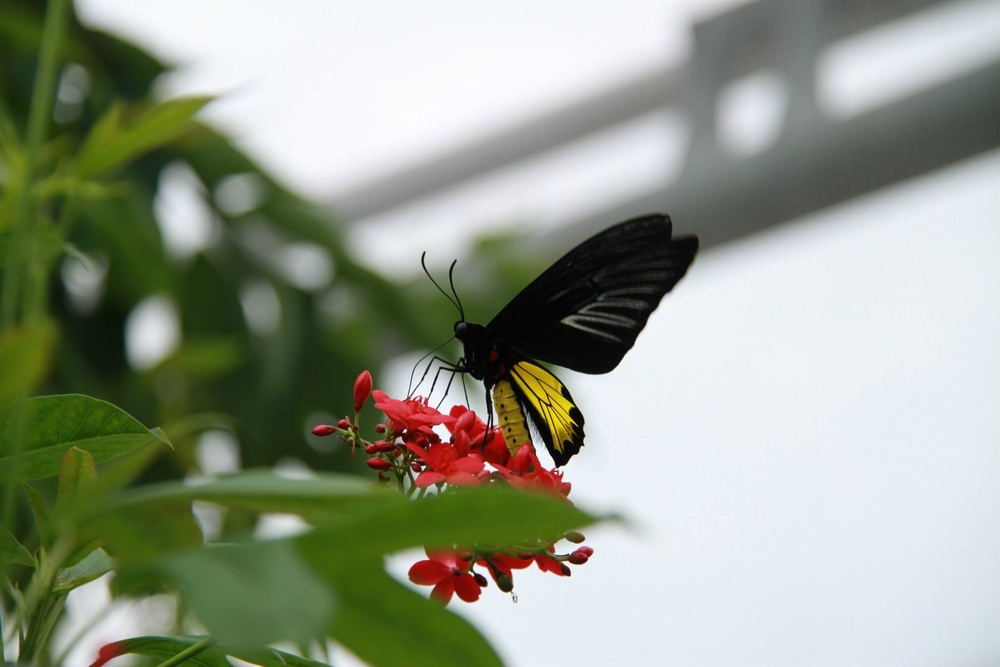
#> input picture 10_imagechops/yellow_butterfly.jpg, 1000 x 667 px, shrunk from 2048 x 1366 before the run
$ python invert_image.py
#> lines starting #> are read from the running program, lines starting #| are printed output that depends on the picture
# invert_image.py

from PIL import Image, ImageChops

def invert(image_path, output_path):
#> called with image_path = 'yellow_butterfly.jpg', output_path = 'inverted.jpg'
    image = Image.open(image_path)
#> image is the input picture: PIL image 1000x667 RGB; mean R, G, B 149.1, 156.1, 139.4
    inverted_image = ImageChops.invert(image)
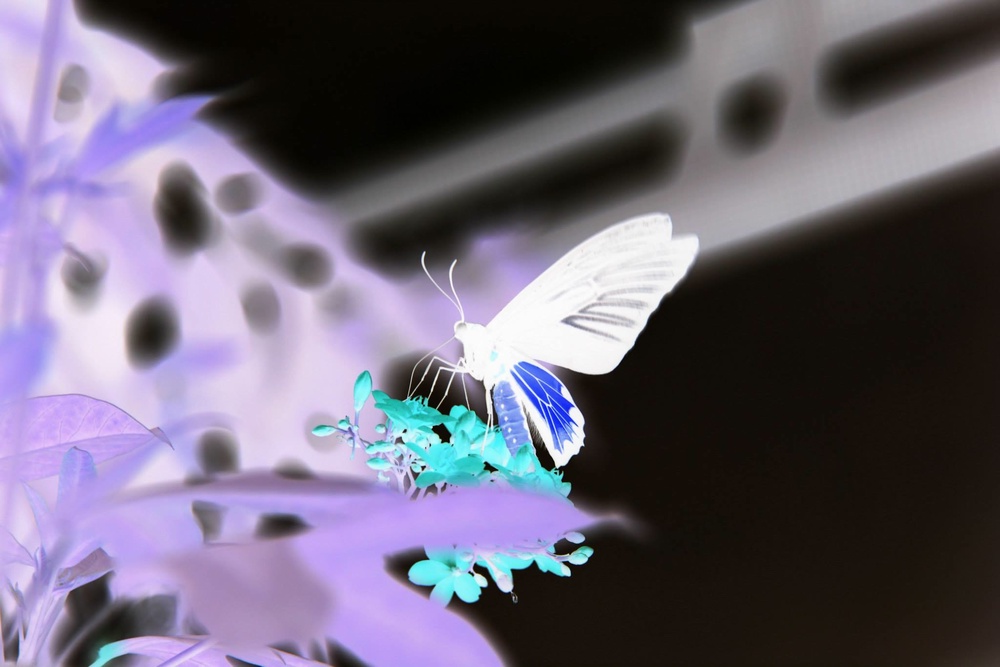
#> inverted_image: PIL image 1000x667 RGB; mean R, G, B 105.9, 98.9, 115.6
    inverted_image.save(output_path)


if __name__ == "__main__":
    invert("yellow_butterfly.jpg", "inverted.jpg")

$ run again, with 10_imagechops/added_images.jpg copied over 10_imagechops/yellow_butterfly.jpg
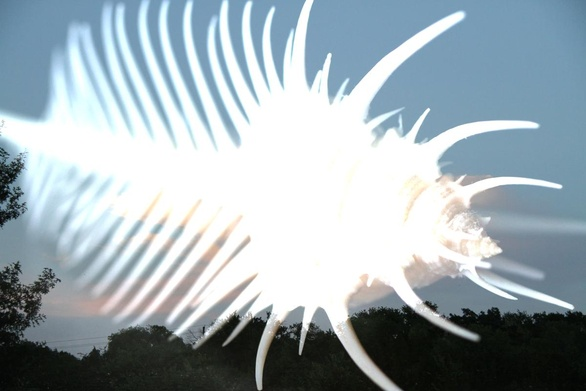
#> input picture 10_imagechops/added_images.jpg, 586 x 391 px, shrunk from 1200 x 800 before the run
#> in invert, image is the input picture: PIL image 586x391 RGB; mean R, G, B 158.6, 171.9, 178.6
#> in invert, `inverted_image = ImageChops.invert(image)`:
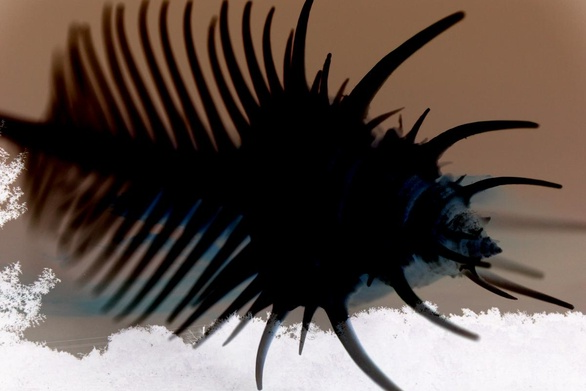
#> inverted_image: PIL image 586x391 RGB; mean R, G, B 96.4, 83.1, 76.4
